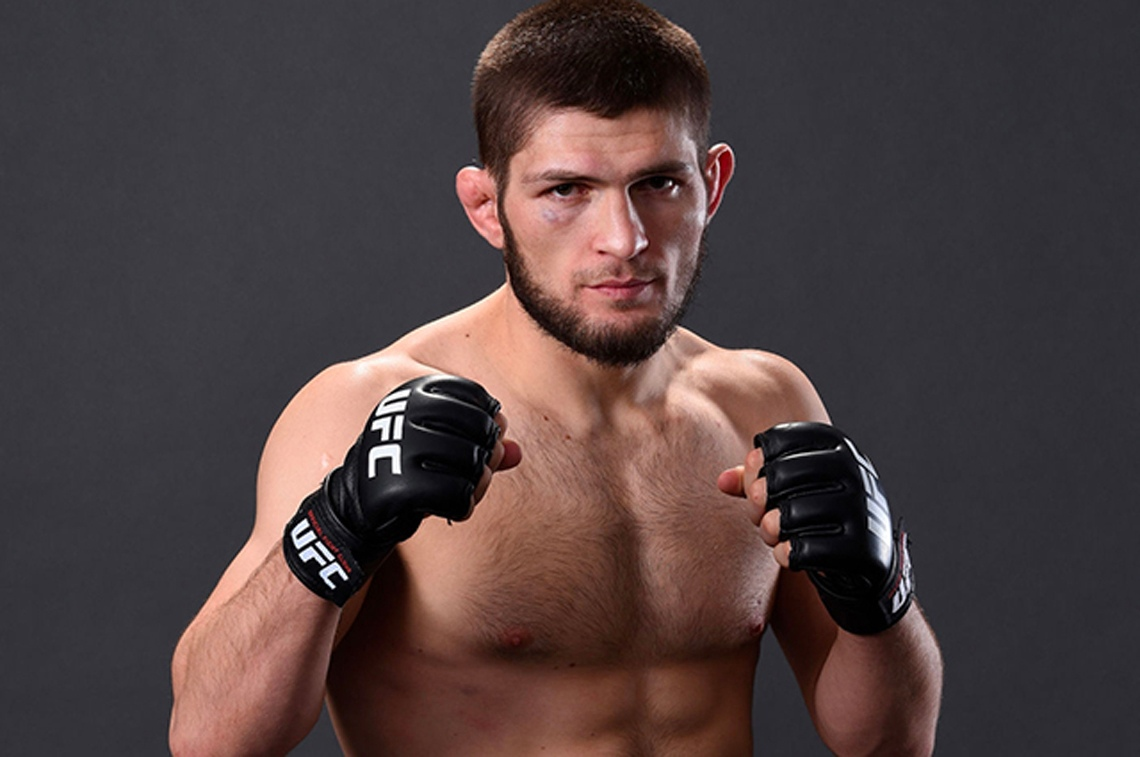
#> input picture sobel filter/photos/original/Khabib.jpeg, 1140 x 757 px
$ python -i sobel_filter.py   (imports and definitions only)
#> lines starting #> are read from the running program, lines starting #| are printed output that depends on the picture
import argparse
from PIL import Image
import numpy as np


def filter(input_path, output_path):
#> called with input_path = 'photos/original/Khabib.jpeg', output_path = 'out.png'
    filename = None
    if input_path.count('/') > 0:
        filename = input_path.split('/')[-1].split('.')[0]
    elif input_path.count('\\') > 0:
        filename = input_path.split('\\')[-1].split('.')[0]
    else:
        filename = input_path.split('.')[0]

    image = Image.open(input_path).convert('L')
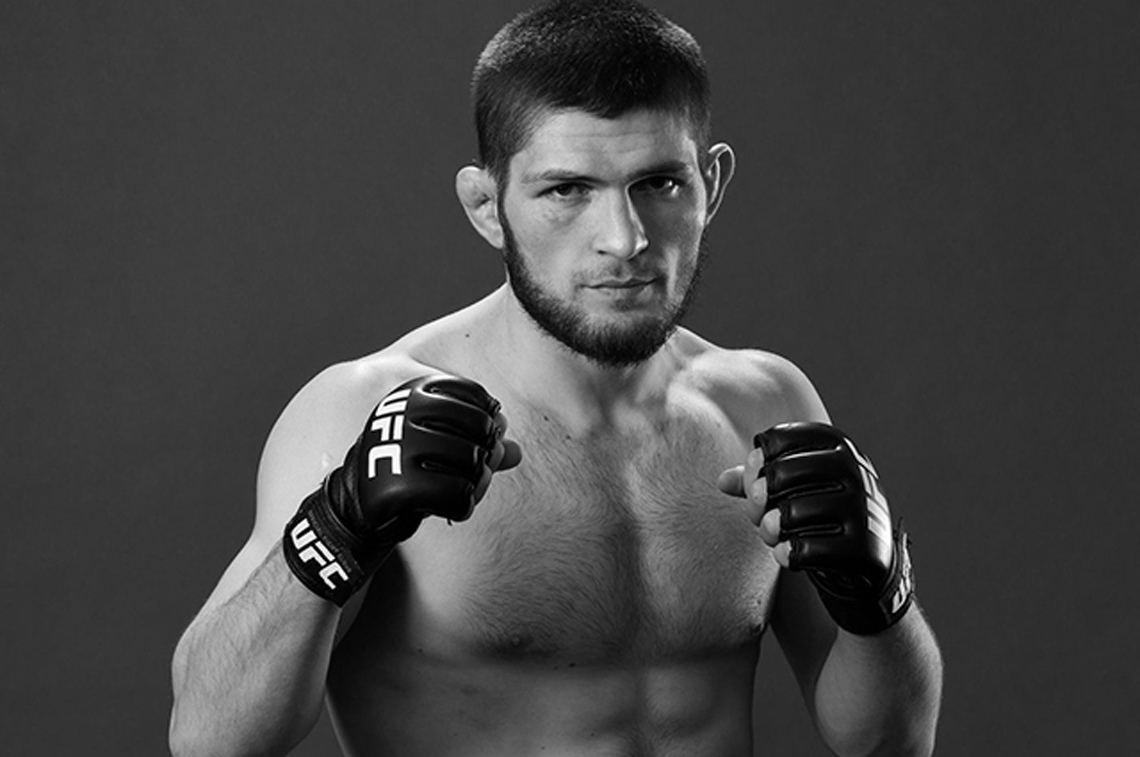
#> image: PIL image 1140x757 L; min 0, max 255, mean 67.9
    image.save(output_path + f"{filename}_gray.jpg")
    data = np.array(image)

    # make borders for filter
    bordered_data = data

    # append first and last row to the begin and to the end of data array
    bordered_data = np.append([data[0]], bordered_data, axis=0)
    bordered_data = np.append(bordered_data, [data[-1]], axis=0)
#> bordered_data: shape (759, 1140)
    # append left column
    left_column = []

    for i in range(bordered_data.shape[0]):
        left_column.append([bordered_data[i][0]])
#> after the loop, left_column = 759 items, first 6: [55], [55], [55], [55], [54], [55]

    np_left = np.array(left_column)
#> np_left = 759 values, max 63 at index 174, min 49 at index 635, mean 54.75

    # append right column
    right_column = []

    for i in range(bordered_data.shape[0]):
        right_column.append([bordered_data[i][-1]])
#> after the loop, right_column = 759 items, first 6: [44], [44], [44], [44], [44], [44]

    np_right = np.array(right_column)
#> np_right = 759 values, max 50 at index 164, min 41 at index 751, mean 46.6

    bordered_data = np.append(np_left, bordered_data, axis=1)
#> bordered_data: shape (759, 1141)
    bordered_data = np.append(bordered_data, np_right, axis=1)
#> bordered_data: shape (759, 1142)

    width = bordered_data.shape[1]
#> width = 1142
    height = bordered_data.shape[0]
#> height = 759

    filtered_data = np.zeros(data.shape, dtype=np.uint8)

    for y in range(height):
        for x in range(width):
            if x > 0 and y > 0 and x < width - 1 and y < height - 1:
                z1 = bordered_data[y - 1][x - 1]
                z2 = bordered_data[y - 1][x]
                z3 = bordered_data[y - 1][x + 1]

                z4 = bordered_data[y][x - 1]
                z5 = bordered_data[y][x]
                z6 = bordered_data[y][x + 1]

                z7 = bordered_data[y + 1][x - 1]
                z8 = bordered_data[y + 1][x]
                z9 = bordered_data[y + 1][x + 1]

                Gx = z7 + 2 * z8 + z9 - (z1 + 2 * z2 + z3)
                Gy = z3 + 2 * z6 + z9 - (z1 + 2 * z4 + z7)
                # Multiply by 255 to better show borders
                filtered_data[y - 1][x - 1] = np.sqrt(np.power(Gx, 2) + np.power(Gy, 2))
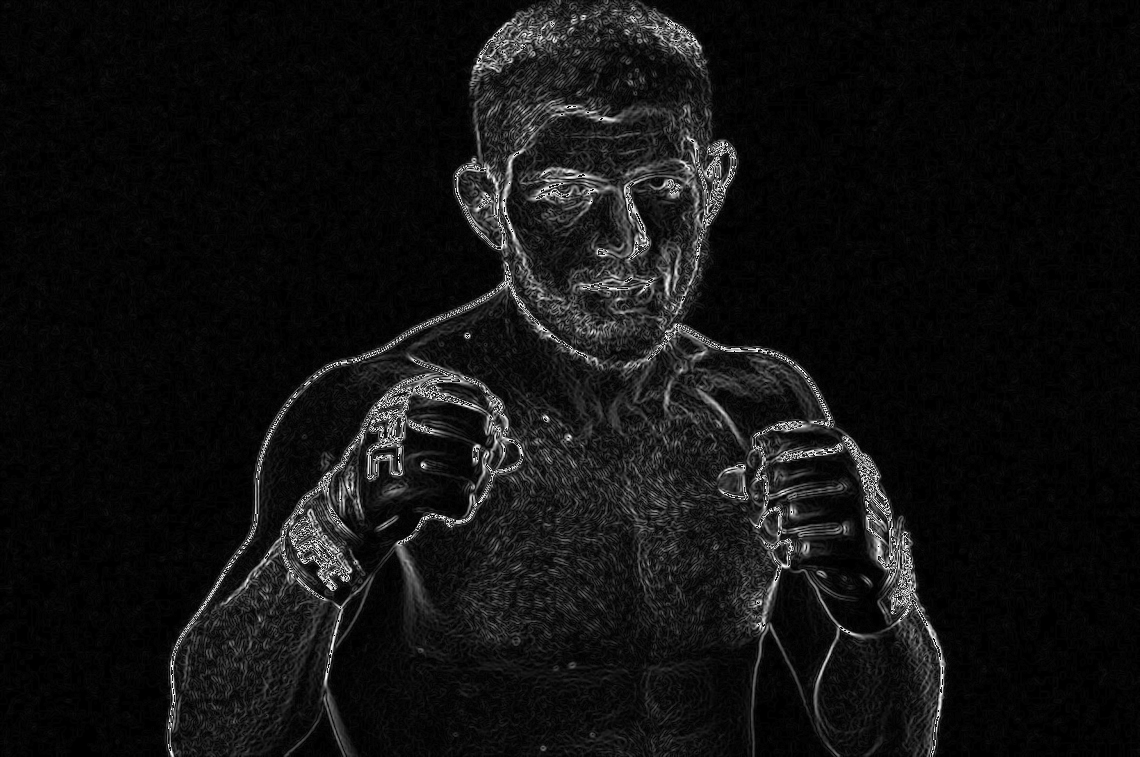
#> filtered_data: shape (757, 1140); min 0, max 255, mean 17.6

    new_image = Image.fromarray(filtered_data)
    new_image.save(output_path + f"{filename}_filtered.jpg")
    print(f"image:{input_path} is filtered")
    print(f"result in {output_path}")


# [7 lines not run here, left out]

>>> result = filter('photos/original/Khabib.jpeg', 'out.png')
